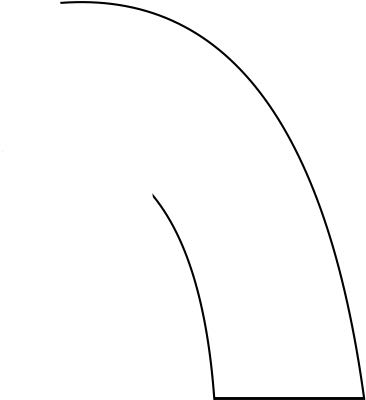
#> input picture src/libs/Mapping/lidar02.png, 366 x 400 px
$ python graph2csv.py
#> lines starting #> are read from the running program, lines starting #| are printed output that depends on the picture
import math


# 计算方位角函数
def azimuthAngle( x1, y1, x2, y2):
    angle = 0.0;
    dx = x2 - x1
    dy = y2 - y1
    if x2 == x1:
        angle = math.pi / 2.0
        if y2 == y1 :
            angle = 0.0
        elif y2 < y1 :
            angle = 3.0 * math.pi / 2.0
    elif x2 > x1 and y2 > y1:
        angle = math.atan(dx / dy)
    elif x2 > x1 and y2 < y1 :
        angle = math.pi / 2 + math.atan(-dy / dx)
    elif x2 < x1 and y2 < y1 :
        angle = math.pi + math.atan(dx / dy)
    elif x2 < x1 and y2 > y1 :
        angle = 3.0 * math.pi / 2.0 + math.atan(dy / -dx)
    return angle

def importlidar02():
    from PIL import Image
    im = Image.open("lidar02.png")
#> im is the input picture: PIL image 366x400 RGB; min 0, max 255, mean 251.3

    import matplotlib.pyplot as plt

    pixels = []
    rgblist = list(im.getdata())
#> rgblist = 146400 items

    width, height = im.size
#> width = 366; height = 400
    count = 0
    for index in range(len(rgblist)):
        if(rgblist[index][0]) < 10:
            x = int(index % width) / 500 - 0.55
            y = int(index // width) / 500 - 0.8
            pixels.append([x, y])
#> this loop made 146400 passes
#> x on passes 794 to 805: -0.428, -0.426, -0.424, -0.422, -0.42, -0.418, -0.416, -0.414, -0.412, -0.41, -0.408, -0.406
#> after the loop, pixels = 925 pairs, first value -0.428 to 0.178, second value -0.796 to -0.002

    import numpy as np
    pts = np.asarray(pixels)
#> pts has the same summary as pixels

    final = []
    for pt in pts:
        # angle = math.atan(pt[1]/pt[0])
        # angle = azimuthAngle(0, 0, pt[0], pt[1])
        angle = math.atan2(pt[1], pt[0])
        if angle < 0.0:
            angle += math.pi * 2.0
        elif angle > math.pi * 2.0:
            angle -= math.pi * 2.0
        distance = math.sqrt(pt[1]**2 + pt[0]**2)
        final.append([angle, distance])
#> this loop made 925 passes
#> (pt, angle, distance) on passes 1 to 12: ([-0.428, -0.796], 4.22, 0.904), ([-0.426, -0.796], 4.22, 0.903), ([-0.424, -0.796], 4.22, 0.902), ([-0.422, -0.796], 4.22, 0.901), ([-0.42, -0.796], 4.23, 0.9), ([-0.418, -0.796], 4.23, 0.899), ([-0.416, -0.796], 4.23, 0.898), ([-0.414, -0.796], 4.23, 0.897), ([-0.412, -0.796], 4.23, 0.896), ([-0.41, -0.796], 4.24, 0.895), ([-0.408, -0.796], 4.24, 0.894), ([-0.406, -0.796], 4.24, 0.894)
#> angle on passes 61 to 66: 4.33, 4.33, 4.34, 4.34, 4.34, 4.34
#> after the loop, final = 925 pairs, first value 3.16 to 6.27, second value 0.004 to 0.904
    np.savetxt("lidar02.csv", final, fmt="%f", delimiter=",")

    x = []
    y = []
    for finalpt in final:
        x.append(finalpt[1] * math.cos(finalpt[0]))
        y.append(finalpt[1] * math.sin(finalpt[0]))
#> this loop made 925 passes
#> finalpt on passes 1 to 3: [4.22, 0.904], [4.22, 0.903], [4.22, 0.902]
#> after the loop, x = 925 values, max 0.178 at index 771, min -0.428 at index 0, mean -0.0502; y = 925 values, max -0.002 at index 922, min -0.796 at index 30, mean -0.338

    plt.plot(x, y, 'oc')
    bottom, top = plt.ylim()  # return the current y-lim
    plt.ylim((top, bottom))  # rescale y axis, to match the grid orientation
    plt.grid(True)
    plt.show()
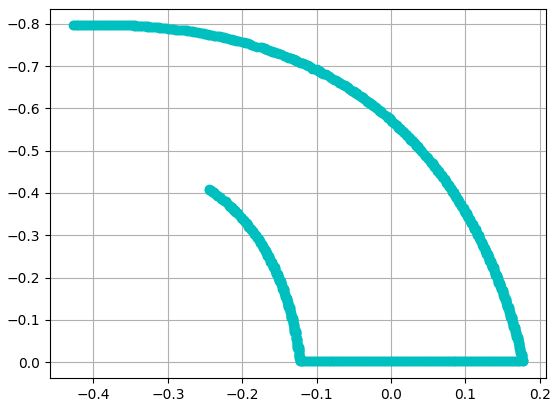
#> figure drawn by matplotlib, 1 panel


importlidar02()
